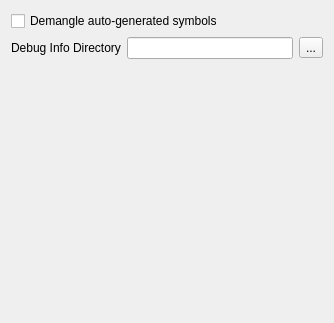
<?xml version="1.0" encoding="UTF-8"?>
<ui version="4.0">
 <class>BinaryInfo::OptionsPage</class>
 <widget class="QWidget" name="OptionsPage">
  <property name="geometry">
   <rect>
    <x>0</x>
    <y>0</y>
    <width>334</width>
    <height>323</height>
   </rect>
  </property>
  <property name="windowTitle">
   <string>BinaryInfo Plugin</string>
  </property>
  <layout class="QVBoxLayout" name="verticalLayout">
   <item>
    <widget class="QCheckBox" name="checkBox">
     <property name="text">
      <string>Demangle auto-generated symbols</string>
     </property>
    </widget>
   </item>
   <item>
    <layout class="QHBoxLayout" name="horizontalLayout">
     <item>
      <widget class="QLabel" name="label_7">
       <property name="text">
        <string>Debug Info Directory</string>
       </property>
       <property name="buddy">
        <cstring>txtDebugDir</cstring>
       </property>
      </widget>
     </item>
     <item>
      <widget class="QLineEdit" name="txtDebugDir"/>
     </item>
     <item>
      <widget class="QToolButton" name="btnDebugDir">
       <property name="text">
        <string>...</string>
       </property>
      </widget>
     </item>
    </layout>
   </item>
   <item>
    <spacer name="verticalSpacer">
     <property name="orientation">
      <enum>Qt::Vertical</enum>
     </property>
     <property name="sizeHint" stdset="0">
      <size>
       <width>20</width>
       <height>262</height>
      </size>
     </property>
    </spacer>
   </item>
  </layout>
 </widget>
 <resources/>
 <connections/>
</ui>
